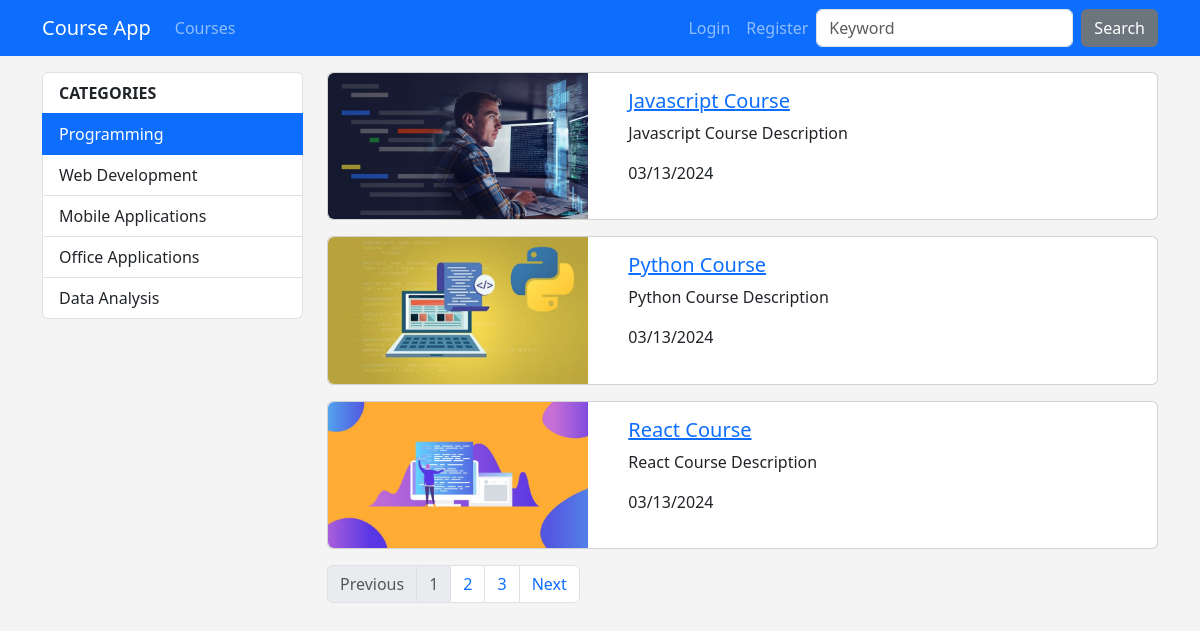
Screenshot of /courses/category/programming with the database file from the repository.
### courses/models.py (models this page shows, shortened)
class Category(models.Model):
    name = models.CharField(max_length=40)
    slug = models.SlugField(default="", null=False, unique=True, db_index=True, max_length=50)

class Course(models.Model):
    title = models.CharField(max_length=50)
    description = models.TextField()
    image = models.ImageField(upload_to="images", default="")
    date = models.DateField(auto_now=True)
    isActive = models.BooleanField(default=False)
    isHome = models.BooleanField(default=False)
    slug = models.SlugField(default="",blank=True, null=False, unique=True, db_index=True)
    categories = models.ManyToManyField(Category)

### courses/views.py (the view)
# urls.py: path('category/<slug:slug>', views.getCoursesByCategoryName, name='courses_by_category'),
def getCoursesByCategoryName(request, slug):
    courses = Course.objects.filter(categories__slug=slug, isActive=True).order_by("date")
    categories = Category.objects.all()
    paginator = Paginator(courses, 3)
    page = request.GET.get('page',1)
    page_obj = paginator.page(page)
    return render(request, 'courses/list.html', {'categories': categories, 'page_obj': page_obj, 'selectedCategory': slug})

### courses/templates/courses/list.html (shortened to what this page needs)
{% extends "layout.html" %}
{% load static %}
{% block css_files %}
    <link rel="stylesheet" href="{% static "courses/css/style.css" %}">
{% endblock %}
{% block content %}
    <section>
        <div class="container mt-3">
            <div class="row">
                <div class="col-3">
                    {% include "courses/partials/_categories.html" %}
                </div>
                <div class="col-9">
                    {% for course in page_obj.object_list %}
                        {% include "courses/partials/_course.html" %}
                    {% endfor %}
                    {% include "courses/partials/_pagination.html" %}
                </div>
            </div>
        </div>
    </section>
{% endblock content %}

### courses/templates/courses/partials/_categories.html
<div class="list-group">
    <a href="/courses" class="list-group-item list-group-item-action fw-bold">CATEGORIES</a>
    {% for category in categories %}
        <a href="{% url "courses_by_category" category.slug %}" class="list-group-item list-group-item-action {% if selectedCategory == category.slug %}active{% endif %}">
            {{ category.name|title }}
        </a>
    {% endfor %}
</div>

### courses/templates/courses/partials/_course.html
{% load static %}
<div class="card mb-3">
    <div class="row">
        <div class="col-4">
            <img class="img-fluid rounded-start" src="{{ course.image.url }}" alt="course.title">
        </div>
        <div class="col-8">
            <div class="card-body">
                <h5 class="card-title">
                    <a href="{% url "course_details" course.slug %}">
                        {{ course.title }}
                    </a>
                </h5>
                <p class="card-text">{{ course.description|truncatechars:50 }}</p>
                <p>{{ course.date|date:'SHORT_DATE_FORMAT' }}</p>
            </div>
        </div>
    </div>
</div>

### courses/static/courses/css/style.css (style rules this page uses)
body { background-color: #F4F4F4; }

### rows the page displays
Category: name "Programming"
Category: name "Web Development"
Category: name "Mobile Applications"
Category: name "Office Applications"
Category: name "Data Analysis"
Course: image (picture), title "Javascript Course", description "Javascript Course Description", date "03/13/2024"
Course: image (picture), title "Python Course", description "Python Course Description", date "03/13/2024"
Course: image (picture), title "React Course", description "React Course Description", date "03/13/2024"

### other values shown
{{ i }} "1"
{{ i }} "2" "3"
